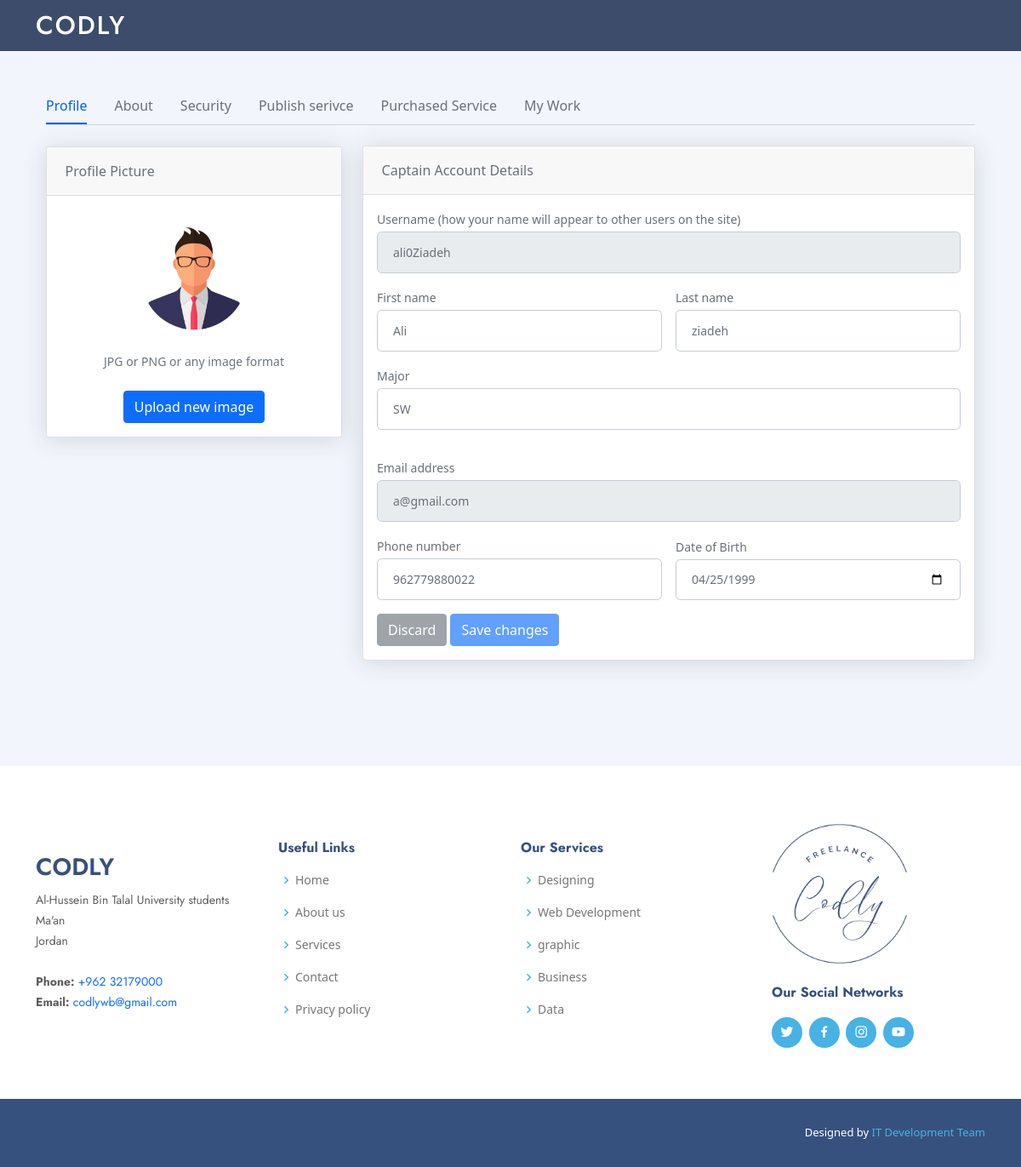
/captain-account-details.php, run on an earlier commit of the app's database.
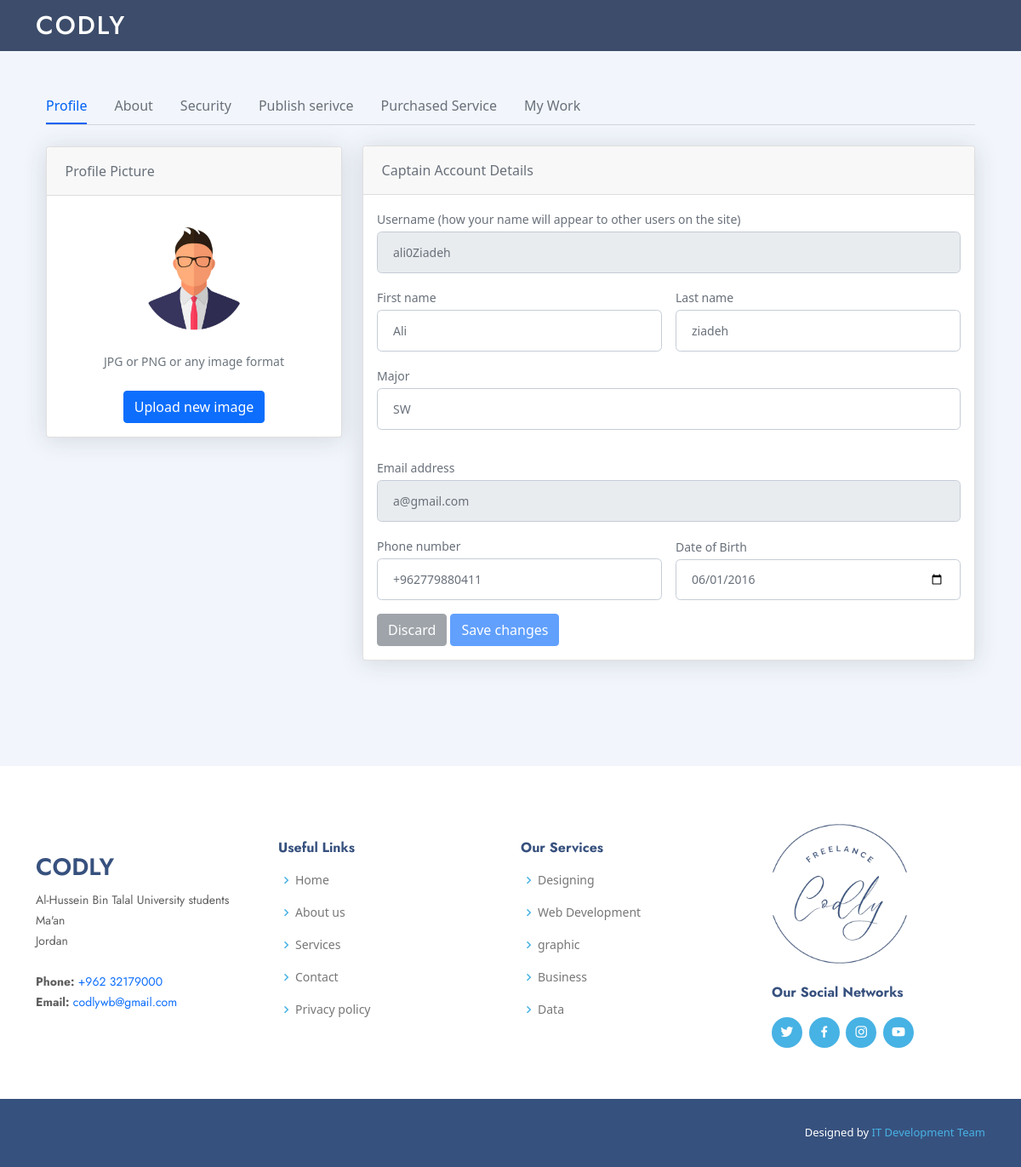
And on a later commit of the database.
### tables this page shows
CREATE TABLE `captain` (
  `captainusername` varchar(25) NOT NULL,
  `firstname` varchar(25) NOT NULL,
  `lastname` varchar(25) NOT NULL,
  `password` varchar(25) NOT NULL,
  `email` varchar(50) NOT NULL,
  `phonenumber` varchar(13) NOT NULL,
  `dob` date NOT NULL,
  `major` varchar(25) NOT NULL,
  `bio` varchar(1000) NOT NULL,
  `attach` varchar(255) NOT NULL,
  `image` varchar(255) NOT NULL
);

### captain-account-details.php (the view, shortened to what this page needs)
<?php
include './forms/connection.php';
?>
<!DOCTYPE html>
<html lang="en">
<head>
  <link href="assets/vendor/aos/aos.css" rel="stylesheet" />
  <link href="assets/vendor/bootstrap/css/bootstrap.min.css" rel="stylesheet" />
  <link href="assets/vendor/bootstrap-icons/bootstrap-icons.css" rel="stylesheet" />
  <link href="assets/vendor/boxicons/css/boxicons.min.css" rel="stylesheet" />
  <link href="assets/vendor/glightbox/css/glightbox.min.css" rel="stylesheet" />
  <link href="assets/vendor/remixicon/remixicon.css" rel="stylesheet" />
  <link href="assets/vendor/swiper/swiper-bundle.min.css" rel="stylesheet" />
  <link href="assets/css/style.css" rel="stylesheet" />
  <link rel="stylesheet" href="assets/css/contact-us.css" />
  <link href="assets/css/features.css" rel="stylesheet" />
  <link href="https://cdn.jsdelivr.net/npm/bootstrap@5.0.1/dist/css/bootstrap.min.css" rel="stylesheet">
</head>
<body>
  <header id="header" class="fixed-top header-inner-pages">
    <div class="container d-flex align-items-center">
      <h1 class="logo me-auto"><a href="index.php">codly</a></h1>
    </div>
  </header>
  <?php
  $captainusername = 'ali0Ziadeh';
  ?>
  <main id="main" style="padding-top: 60px;">
    <?php
    $query = "SELECT `captainusername`, `firstname`, `lastname`, `email`, `phonenumber`, `dob`, `major`, `image` FROM `captain` where `captainusername` = '$captainusername' ";
    $result = mysqli_query($con, $query);
    if ($result) {
      while ($row = mysqli_fetch_array($result, MYSQLI_ASSOC)) {
    ?>
        <div class="container-xl px-4 mt-4">
          <nav class="nav nav-borders">
            <a class="nav-link active ms-0" href="#">Profile</a>
            <a class="nav-link" href="captain-about-page.php?captainusername=<?php echo $captainusername; ?>">About</a>
            <a class="nav-link" href="captain-security-page.php?captainusername=<?php echo $captainusername; ?>">Security</a>
            <a class="nav-link" href="add-services.php?captainusername=<?php echo $captainusername; ?>">Publish serivce</a>
            <a class="nav-link" href="purchase-user2.php?captainusername=<?php echo $captainusername; ?>">Purchased Service</a>
            <a class="nav-link" href="purchase-captain.php?captainusername=<?php echo $captainusername; ?>">My Work</a>
          </nav>
          <hr class="mt-0 mb-4">
          <div class="row">
            <div class="col-xl-4">
              <div class="card mb-4 mb-xl-0">
                <div class="card-header">Profile Picture</div>
                <div class="card-body text-center">
                  <?php
                  $get_image = "SELECT `image` FROM `captain` where `captainusername` = '$captainusername' ";
                  $image_result = mysqli_query($con, $get_image);
                  $profile_image = mysqli_fetch_assoc($image_result);
                  echo "<img class='img-account-profile rounded-circle mb-2' src='assets/img/captain_profile/" . $profile_image['image'] . "' alt='captain profile image'>";
                  ?>
                  <div class="small font-italic text-muted mb-4">JPG or PNG or any image format</div>
                  <button class="btn btn-primary" type="button" onclick="image.click();">Upload new image</button>
                </div>
              </div>
            </div>
            <?php
            $query = "SELECT `captainusername`, `firstname`, `lastname`, `email`, `phonenumber`, `dob`, `major` FROM `captain` where `captainusername` = '$captainusername' ";
            $result = mysqli_query($con, $query);
            $row = mysqli_fetch_array($result, MYSQLI_ASSOC);
            ?>
            <div class="col-xl-8">
              <div class="card mb-4">
                <div class="card-header">Captain Account Details</div>
                <div class="card-body">
                  <form name="form1" method="POST" action="captain-account-details.php" enctype="multipart/form-data">
                    <div class="mb-3">
                      <label class="small mb-1" for="inputUsername">Username (how your name will appear to other users on the
                        site)</label>
                      <input class="form-control" id="inputUsername" type="text" name="captainusername" disabled placeholder="Enter your username" value="<?php echo $row['captainusername']; ?> " maxlength="25">
                    </div>
                    <div class="row gx-3 mb-3">
                      <div class="col-md-6">
                        <label class="small mb-1" for="inputFirstName">First name</label>
                        <input class="form-control" id="inputFirstName" type="text" name="fname" placeholder="Enter your first name" value="<?php echo $row['firstname']; ?>" maxlength="25" required>
                      </div>
                      <div class="col-md-6">
                        <label class="small mb-1" for="inputLastName">Last name</label>
                        <input class="form-control" id="inputLastName" type="text" name="lname" placeholder="Enter your last name" value="<?php echo $row['lastname']; ?>" maxlength="25" required>
                      </div>
                    </div>
                    <div class="row gx-3 mb-3">
                      <div class="mb-3">
                        <label class="small mb-1" for="inputOrgName">Major</label>
                        <input class="form-control" id="inputOrgName" type="text" name="major" placeholder="Enter your major field" value="<?php echo $row['major']; ?>" maxlength="25" required>
                      </div>
                    </div>
                    <div class="mb-3">
                      <label class="small mb-1" for="inputEmailAddress">Email address</label>
                      <input class="form-control" id="inputEmailAddress" type="email" name="email" disabled placeholder="Enter your email address" value="<?php echo $row['email']; ?>" maxlength="50">
                    </div>
                    <div class="row gx-3 mb-3">
                      <div class="col-md-6">
                        <label class="small mb-1" for="inputPhone">Phone number</label>
                        <input class="form-control" id="inputPhone" type="tel" name="phone" placeholder="Enter your phone number" value="<?php echo $row['phonenumber']; ?>" maxlength="13" required>
                      </div>
                      <div class="col-md-6">
                        <label class="small mb-1" for="inputBirthday">Date of Birth</label>
                        <input class="form-control" id="inputBirthday" type="date" name="dob" placeholder="Enter your birthday" value="<?php echo $row['dob']; ?>" min="1900-01-01" max="3000-01-01" onfocus="this.max=new Date().toISOString().split('T')[0]" required>
                      </div>
                    </div>
                    <button class="btn btn-secondary" type="reset" id="discard" onClick="window.location.reload();">Discard</button>
                    <button class="btn btn-primary" type="submit" id="save" name="save">Save changes</button>
                  </form>
                </div>
              </div>
            </div>
          </div>
        </div>
  </main>
<?php
      }
    }
?>
<footer id="footer">
  <div class="footer-top">
    <div class="container">
      <div class="row">
        <div class="col-lg-3 col-md-6 footer-contact">
          <h3>Codly</h3>
          <p>
            Al-Hussein Bin Talal University students <br>
            Ma'an <br>
            Jordan <br><br>
            <strong>Phone:</strong> <a href="tel:+962 32179000">+962 32179000</a><br>
            <strong>Email:</strong> <a href="mailto:codlywb@gmail.com">codlywb@gmail.com</a><br>
          </p>
        </div>
        <div class="col-lg-3 col-md-6 footer-links">
          <h4>Useful Links</h4>
          <ul>
            <li><i class="bx bx-chevron-right"></i> <a href="#hero">Home</a></li>
            <li><i class="bx bx-chevron-right"></i> <a href="about.php#about">About us</a></li>
            <li><i class="bx bx-chevron-right"></i> <a href="#ser">Services</a></li>
            <li><i class="bx bx-chevron-right"></i> <a href="contact.php#contact">Contact</a></li>
            <li><i class="bx bx-chevron-right"></i> <a href="#">Privacy policy</a></li>
          </ul>
        </div>
        <div class="col-lg-3 col-md-6 footer-links">
          <h4>Our Services</h4>
          <ul>
            <li><i class="bx bx-chevron-right"></i> <a href="#">Designing</a></li>
            <li><i class="bx bx-chevron-right"></i> <a href="#">Web Development</a></li>
            <li><i class="bx bx-chevron-right"></i> <a href="#">graphic</a></li>
            <li><i class="bx bx-chevron-right"></i> <a href="#">Business</a></li>
            <li><i class="bx bx-chevron-right"></i> <a href="#">Data</a></li>
          </ul>
        </div>
        <div class="col-lg-3 col-md-6 footer-links">
          <img src="assets/img/logo.png" alt="codly logo image" height="180px">
          <div class="social-links mt-3" style="padding-left: 10px;">
            <h4>Our Social Networks</h4>
            <a href="#" class="twitter"><i class="bx bxl-twitter"></i></a>
            <a href="#" class="facebook"><i class="bx bxl-facebook"></i></a>
            <a href="#" class="instagram"><i class="bx bxl-instagram"></i></a>
            <a href="#" class="youtube"><i class="bx bxl-youtube"></i></a>
          </div>
        </div>
      </div>
    </div>
  </div>
  <div class="container footer-bottom clearfix">
    <div class="credits">
      Designed by <a href="">IT Development Team</a>
    </div>
  </div>
</footer>
</body>
</html>

### assets/css/style.css (style rules this page uses)
body { font-family: "Open Sans", sans-serif; color: #444444; }
a { color: #47b2e4; text-decoration: none; }
h1, h2, h3, h4, h5, h6 { font-family: "Jost", sans-serif; }
#header { transition: all 0.5s; z-index: 997; padding: 15px 0; }
#header.header-scrolled, #header.header-inner-pages { background: rgba(40, 58, 90, 0.9); }
#header .logo { font-size: 30px; margin: 0; padding: 0; line-height: 1; font-weight: 500; letter-spacing: 2px; text-transform: uppercase; }
#header .logo a { color: #fff; }
#footer { font-size: 14px; background: #37517e; margin: 100px 0 0 0; }
#footer .footer-top { padding: 60px 0 30px 0; background: #fff; }
#footer .footer-top .footer-contact { margin-bottom: 30px; }
#footer .footer-top .footer-contact h3 { font-size: 28px; margin: 0 0 10px 0; padding: 2px 0 2px 0; line-height: 1; text-transform: uppercase; font-weight: 600; color: #37517e; }
#footer .footer-top .footer-contact p { font-size: 14px; line-height: 24px; margin-bottom: 0; font-family: "Jost", sans-serif; color: #5e5e5e; }
#footer .footer-top h4 { font-size: 16px; font-weight: bold; color: #37517e; position: relative; padding-bottom: 12px; }
#footer .footer-top .footer-links { margin-bottom: 30px; }
#footer .footer-top .footer-links ul { list-style: none; padding: 0; margin: 0; }
#footer .footer-top .footer-links ul i { padding-right: 2px; color: #47b2e4; font-size: 18px; line-height: 1; }
#footer .footer-top .footer-links ul li { padding: 10px 0; display: flex; align-items: center; }
#footer .footer-top .footer-links ul li:first-child { padding-top: 0; }
#footer .footer-top .footer-links ul a { color: #777777; transition: 0.3s; display: inline-block; line-height: 1; }
#footer .footer-top .social-links a { font-size: 18px; display: inline-block; background: #47b2e4; color: #fff; line-height: 1; padding: 8px 0; margin-right: 4px; border-radius: 50%; text-align: center; width: 36px; height: 36px; transition: 0.3s; }
#footer .footer-bottom { padding-top: 30px; padding-bottom: 30px; color: #fff; }
#footer .credits { float: right; font-size: 13px; }
#footer .credits a { transition: 0.3s; }

### assets/css/features.css (style rules this page uses)
.row { display: flex; align-items: center; flex-wrap: wrap; justify-content: space-between; }

### captain-account-details.php (style rules this page uses)
body { margin-top: 20px; background-color: #f2f6fc; color: #69707a; }
.img-account-profile { height: 10rem; }
.rounded-circle { border-radius: 50% !important; }
.card { box-shadow: 0 0.15rem 1.75rem 0 rgb(33 40 50 / 15%); }
.card .card-header { font-weight: 500; }
.card-header:first-child { border-radius: 0.35rem 0.35rem 0 0; }
.card-header { padding: 1rem 1.35rem; margin-bottom: 0; background-color: rgba(33, 40, 50, 0.03); border-bottom: 1px solid rgba(33, 40, 50, 0.125); }
.form-control, .dataTable-input { display: block; width: 100%; padding: 0.875rem 1.125rem; font-size: 0.875rem; font-weight: 400; line-height: 1; color: #69707a; background-color: #fff; background-clip: padding-box; border: 1px solid #c5ccd6; -webkit-appearance: none; -moz-appearance: none; appearance: none; border-radius: 0.35rem; transition: border-color 0.15s ease-in-out, box-shadow 0.15s ease-in-out; }
.nav-borders .nav-link.active { color: #0061f2; border-bottom-color: #0061f2; }
.nav-borders .nav-link { color: #69707a; border-bottom-width: 0.125rem; border-bottom-style: solid; border-bottom-color: transparent; padding-top: 0.5rem; padding-bottom: 0.5rem; padding-left: 0; padding-right: 0; margin-left: 1rem; margin-right: 1rem; }
a, a:hover { text-decoration: none; }
.credits>a { color: #47b2e4; }
@media only screen and (min-width: 1200px) { .col-xl-4 { margin-top: -285px; } }

What changed in the data, as far as the page shows it:
changed captain "ali0Ziadeh": phone "962779880022" → "+962779880411"; dob "04/25/1999" → "06/01/2016"
